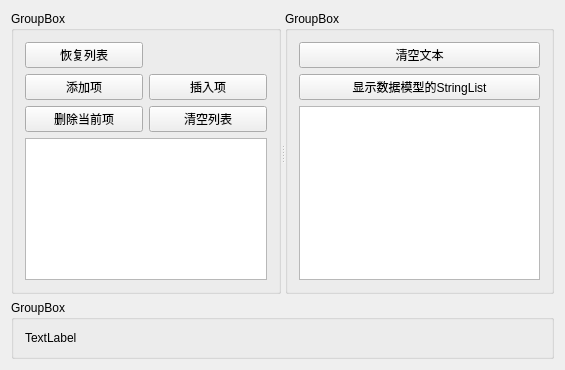
<?xml version="1.0" encoding="UTF-8"?>
<ui version="4.0">
 <class>Widget</class>
 <widget class="QWidget" name="Widget">
  <property name="geometry">
   <rect>
    <x>0</x>
    <y>0</y>
    <width>565</width>
    <height>370</height>
   </rect>
  </property>
  <property name="windowTitle">
   <string>Widget</string>
  </property>
  <layout class="QVBoxLayout" name="verticalLayout_3">
   <item>
    <widget class="QSplitter" name="splitter">
     <property name="orientation">
      <enum>Qt::Horizontal</enum>
     </property>
     <widget class="QGroupBox" name="groupBox">
      <property name="title">
       <string>GroupBox</string>
      </property>
      <layout class="QGridLayout" name="gridLayout_2">
       <item row="1" column="1">
        <widget class="QPushButton" name="btnInsert">
         <property name="text">
          <string>插入项</string>
         </property>
        </widget>
       </item>
       <item row="1" column="0">
        <widget class="QPushButton" name="btnAdd">
         <property name="text">
          <string>添加项</string>
         </property>
        </widget>
       </item>
       <item row="2" column="1">
        <widget class="QPushButton" name="btnClear">
         <property name="text">
          <string>清空列表</string>
         </property>
        </widget>
       </item>
       <item row="0" column="0">
        <widget class="QPushButton" name="btnReset">
         <property name="text">
          <string>恢复列表</string>
         </property>
        </widget>
       </item>
       <item row="4" column="0" colspan="2">
        <widget class="QListView" name="listView"/>
       </item>
       <item row="2" column="0">
        <widget class="QPushButton" name="btnDel">
         <property name="text">
          <string>删除当前项</string>
         </property>
        </widget>
       </item>
      </layout>
     </widget>
     <widget class="QGroupBox" name="groupBox_2">
      <property name="title">
       <string>GroupBox</string>
      </property>
      <layout class="QVBoxLayout" name="verticalLayout_2">
       <item>
        <widget class="QPushButton" name="btnClearText">
         <property name="text">
          <string>清空文本</string>
         </property>
        </widget>
       </item>
       <item>
        <widget class="QPushButton" name="btnStringList">
         <property name="text">
          <string>显示数据模型的StringList</string>
         </property>
        </widget>
       </item>
       <item>
        <widget class="QPlainTextEdit" name="plainTextEdit"/>
       </item>
      </layout>
     </widget>
    </widget>
   </item>
   <item>
    <widget class="QGroupBox" name="groupBox_3">
     <property name="title">
      <string>GroupBox</string>
     </property>
     <layout class="QVBoxLayout" name="verticalLayout_4">
      <item>
       <widget class="QLabel" name="label">
        <property name="text">
         <string>TextLabel</string>
        </property>
       </widget>
      </item>
     </layout>
    </widget>
   </item>
  </layout>
 </widget>
 <layoutdefault spacing="6" margin="11"/>
 <resources/>
 <connections/>
</ui>
